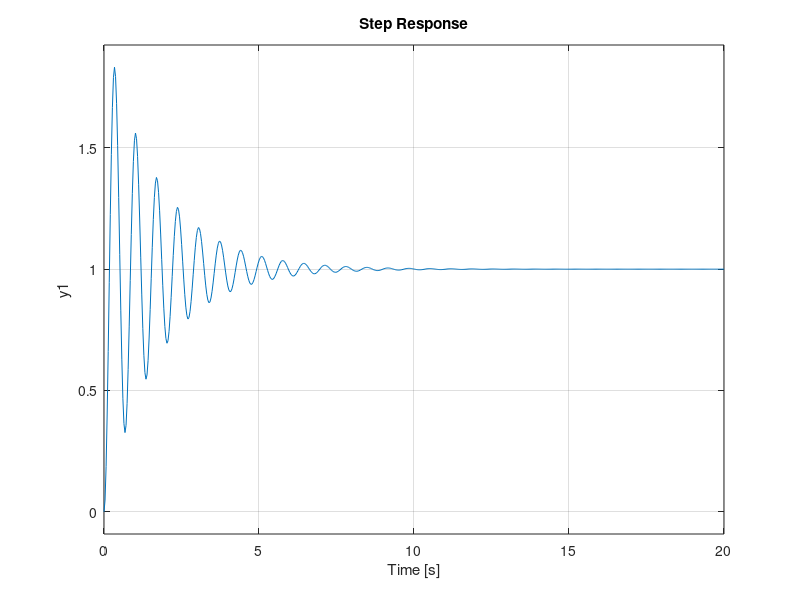

Write MATLAB code to recreate this figure. (Note: this script raises an error after producing the figure.)
close all
clear all
clc
format
% ===================================================================
% Function: Controller_Design_for_Position_Control.m
% Purpose: 
% ===================================================================
% Parameters
% -------------------------------------------------------------------
% Enter Controller (Op-Amp Configuration) Parameters 
Kp = 200;
Ki = 100;
% Enter Plant (Motor+Driver) Parameters
C1 = 10;
C2 = 0.6;
% -------------------------------------------------------------------
% Function
% -------------------------------------------------------------------
% Solve
D = tf([Kp Ki],[1 0]);    % Controller Transfer Function
G1 = tf(C1,[C2 1]);       % Motor+Driver Transfer Function
G2 = tf(0.026,[1 0]);     % Potentiometer Transfer Function
G_ol = D*G1*G2;           % Open-Loop Transfer Function
T = feedback(G_ol,1);  % Closed-Loop (System) Transfer Function
% Display Results
disp('The System Transfer Function')
T
step(T)                     % Step Response of System
grid on
disp('Step Response Specifications')
stepinfo(T)                 % Step Response Specifications